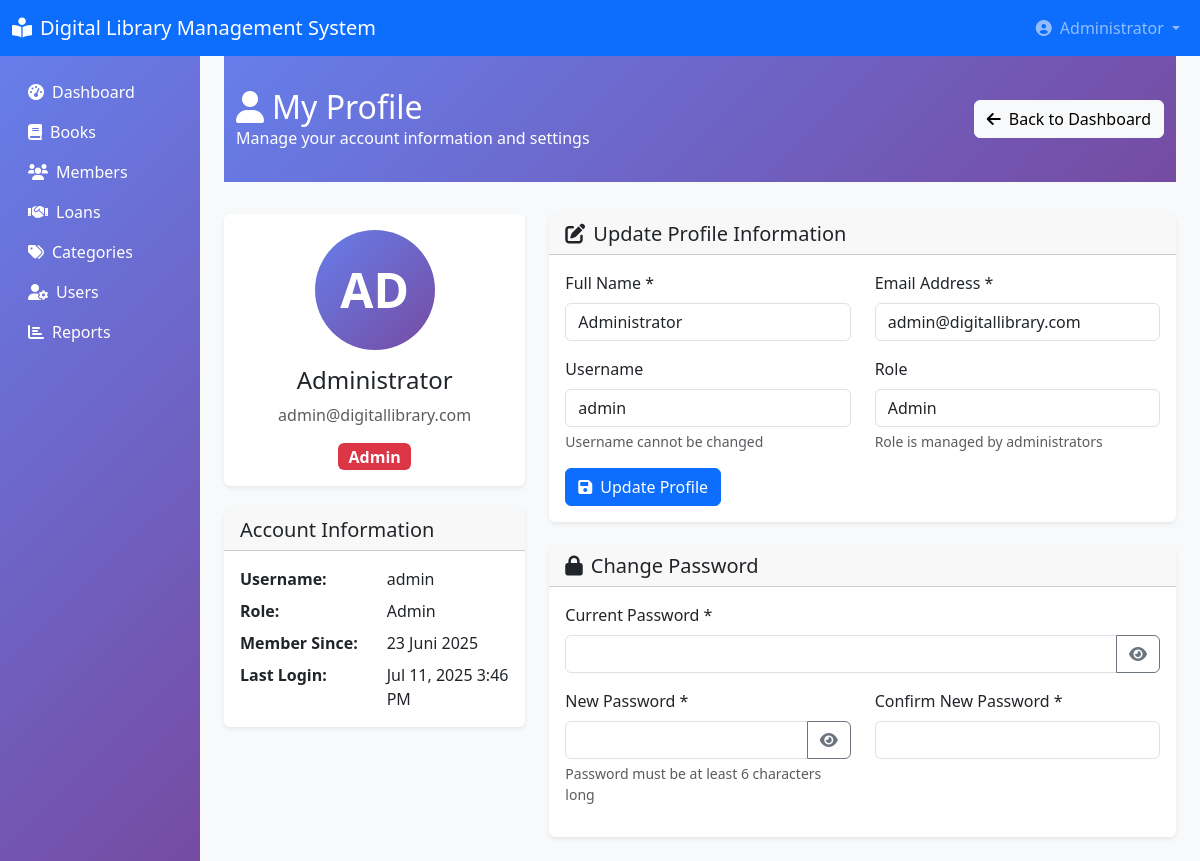
The app's page /profile.php (signed in) with its own data.
### tables this page shows
CREATE TABLE `users` (
  `id` int NOT NULL,
  `username` varchar(50) NOT NULL,
  `password` varchar(255) NOT NULL,
  `email` varchar(100) NOT NULL,
  `full_name` varchar(100) NOT NULL,
  `role` enum('admin', 'staff') DEFAULT 'staff',
  `created_at` timestamp NULL DEFAULT CURRENT_TIMESTAMP,
  `updated_at` timestamp NULL DEFAULT CURRENT_TIMESTAMP ON UPDATE CURRENT_TIMESTAMP
);

### config.php (called while the page is built, shortened)
<?php
class Database
{
    private static $instance = null;
    private $connection;
    private function __construct()
    {
        try {
            $this->connection = new PDO(
                "mysql:host=" . DB_HOST . ";dbname=" . DB_NAME . ";charset=utf8",
                DB_USER,
                DB_PASS,
                [
                    PDO::ATTR_ERRMODE => PDO::ERRMODE_EXCEPTION,
                    PDO::ATTR_DEFAULT_FETCH_MODE => PDO::FETCH_ASSOC,
                    PDO::ATTR_EMULATE_PREPARES => false
                ]
            );
        } catch (PDOException $e) {
            die("Database connection failed: " . $e->getMessage());
        }
    }
    public static function getInstance()
    {
        if (self::$instance === null) {
            self::$instance = new self();
        }
        return self::$instance;
    }
    public function getConnection()
    {
        return $this->connection;
    }
}
function formatDate($date)
{
    $months = [
        '01' => 'Januari',
        '02' => 'Februari',
        '03' => 'Maret',
        '04' => 'April',
        '05' => 'Mei',
        '06' => 'Juni',
        '07' => 'Juli',
        '08' => 'Agustus',
        '09' => 'September',
        '10' => 'Oktober',
        '11' => 'November',
        '12' => 'Desember'
    ];
    $timestamp = strtotime($date);
    $day = date('d', $timestamp);
    $month = $months[date('m', $timestamp)];
    $year = date('Y', $timestamp);
    return $day . ' ' . $month . ' ' . $year;
}
function isAdmin()
{
    return isset($_SESSION['role']) && $_SESSION['role'] === 'admin';
}

### classes/BaseModel.php (called while the page is built, shortened)
<?php
abstract class BaseModel
{
    protected $db;
    protected $table;
    protected $primaryKey = 'id';
    protected $hidden = [];
    public function __construct()
    {
        $this->db = Database::getInstance()->getConnection();
    }
    public function find($id)
    {
        try {
            $sql = "SELECT * FROM {$this->table} WHERE {$this->primaryKey} = :id";
            $stmt = $this->db->prepare($sql);
            $stmt->bindParam(':id', $id, PDO::PARAM_INT);
            $stmt->execute();
            $result = $stmt->fetch();
            if ($result) {
                return $this->hideFields($result);
            }
            return null;
        } catch (PDOException $e) {
            throw new Exception("Error finding record: " . $e->getMessage());
        }
    }
    protected function hideFields($data)
    {
        foreach ($this->hidden as $field) {
            unset($data[$field]);
        }
        return $data;
    }
}

### profile.php (the view, shortened to what this page needs)
<?php
require_once 'config.php';
require_once 'classes/BaseModel.php';
$userModel = new User();
try {
    $currentUser = $userModel->find($_SESSION['user_id']);
} catch (Exception $e) {
    $message = "Error loading user data: " . $e->getMessage();
    $messageType = 'error';
    $currentUser = [
        'username' => $_SESSION['username'] ?? '',
        'full_name' => $_SESSION['full_name'] ?? '',
        'email' => $_SESSION['email'] ?? '',
        'role' => $_SESSION['role'] ?? ''
    ];
}
?>
<!DOCTYPE html>
<html lang="en">
<head>
    <link href="https://cdn.jsdelivr.net/npm/bootstrap@5.3.0/dist/css/bootstrap.min.css" rel="stylesheet">
    <link href="https://cdnjs.cloudflare.com/ajax/libs/font-awesome/6.0.0/css/all.min.css" rel="stylesheet">
</head>
<body>
    <nav class="navbar navbar-expand-lg navbar-dark bg-primary">
        <div class="container-fluid">
            <a class="navbar-brand" href="dashboard.php">
                <i class="fas fa-book-reader me-2"></i><?php echo SITE_NAME; ?>
            </a>
            <div class="navbar-nav ms-auto">
                <div class="nav-item dropdown">
                    <a class="nav-link dropdown-toggle" href="#" data-bs-toggle="dropdown">
                        <i class="fas fa-user-circle me-2"></i><?php echo htmlspecialchars($_SESSION['full_name']); ?>
                    </a>
                </div>
            </div>
        </div>
    </nav>
    <div class="container-fluid">
        <div class="row">
            <nav class="col-md-3 col-lg-2 d-md-block sidebar collapse" style="background: linear-gradient(135deg, #667eea 0%, #764ba2 100%); min-height: calc(100vh - 56px);">
                <div class="position-sticky pt-3">
                    <ul class="nav flex-column">
                        <li class="nav-item">
                            <a class="nav-link text-white" href="dashboard.php">
                                <i class="fas fa-tachometer-alt me-2"></i>Dashboard
                            </a>
                        </li>
                        <li class="nav-item">
                            <a class="nav-link text-white" href="books.php">
                                <i class="fas fa-book me-2"></i>Books
                            </a>
                        </li>
                        <li class="nav-item">
                            <a class="nav-link text-white" href="members.php">
                                <i class="fas fa-users me-2"></i>Members
                            </a>
                        </li>
                        <li class="nav-item">
                            <a class="nav-link text-white" href="loans.php">
                                <i class="fas fa-handshake me-2"></i>Loans
                            </a>
                        </li>
                        <li class="nav-item">
                            <a class="nav-link text-white" href="categories.php">
                                <i class="fas fa-tags me-2"></i>Categories
                            </a>
                        </li>
                        <?php if (isAdmin()): ?>
                            <li class="nav-item">
                                <a class="nav-link text-white" href="users.php">
                                    <i class="fas fa-user-cog me-2"></i>Users
                                </a>
                            </li>
                        <?php endif; ?>
                        <li class="nav-item">
                            <a class="nav-link text-white" href="reports.php">
                                <i class="fas fa-chart-bar me-2"></i>Reports
                            </a>
                        </li>
                    </ul>
                </div>
            </nav>
            <main class="col-md-9 ms-sm-auto col-lg-10 px-md-4">
                <div class="page-header">
                    <div class="container-fluid">
                        <div class="row align-items-center">
                            <div class="col">
                                <h1 class="h2 mb-0">
                                    <i class="fas fa-user me-2"></i>My Profile
                                </h1>
                                <p class="mb-0">Manage your account information and settings</p>
                            </div>
                            <div class="col-auto">
                                <a href="dashboard.php" class="btn btn-light">
                                    <i class="fas fa-arrow-left me-2"></i>Back to Dashboard
                                </a>
                            </div>
                        </div>
                    </div>
                </div>
                <div class="row">
                    <div class="col-lg-4">
                        <div class="card">
                            <div class="card-body text-center">
                                <div class="profile-avatar">
                                    <?php echo strtoupper(substr($currentUser['full_name'], 0, 2)); ?>
                                </div>
                                <h4><?php echo htmlspecialchars($currentUser['full_name']); ?></h4>
                                <p class="text-muted"><?php echo htmlspecialchars($currentUser['email']); ?></p>
                                <span class="badge bg-<?php echo $currentUser['role'] === 'admin' ? 'danger' : 'primary'; ?> fs-6">
                                    <?php echo ucfirst($currentUser['role']); ?>
                                </span>
                            </div>
                        </div>
                        <div class="card">
                            <div class="card-header">
                                <h5 class="mb-0">Account Information</h5>
                            </div>
                            <div class="card-body">
                                <div class="row mb-2">
                                    <div class="col-sm-6"><strong>Username:</strong></div>
                                    <div class="col-sm-6"><?php echo htmlspecialchars($currentUser['username']); ?></div>
                                </div>
                                <div class="row mb-2">
                                    <div class="col-sm-6"><strong>Role:</strong></div>
                                    <div class="col-sm-6"><?php echo ucfirst($currentUser['role']); ?></div>
                                </div>
                                <div class="row mb-2">
                                    <div class="col-sm-6"><strong>Member Since:</strong></div>
                                    <div class="col-sm-6"><?php echo formatDate($currentUser['created_at'] ?? date('Y-m-d')); ?></div>
                                </div>
                                <div class="row">
                                    <div class="col-sm-6"><strong>Last Login:</strong></div>
                                    <div class="col-sm-6"><?php echo date('M j, Y g:i A', $_SESSION['login_time'] ?? time()); ?></div>
                                </div>
                            </div>
                        </div>
                    </div>
                    <div class="col-lg-8">
                        <div class="card">
                            <div class="card-header">
                                <h5 class="mb-0">
                                    <i class="fas fa-edit me-2"></i>Update Profile Information
                                </h5>
                            </div>
                            <div class="card-body">
                                <form method="POST" id="profileForm">
                                    <div class="row">
                                        <div class="col-md-6 mb-3">
                                            <label for="full_name" class="form-label">Full Name *</label>
                                            <input type="text" class="form-control" id="full_name" name="full_name"
                                                value="<?php echo htmlspecialchars($currentUser['full_name']); ?>" required>
                                        </div>
                                        <div class="col-md-6 mb-3">
                                            <label for="email" class="form-label">Email Address *</label>
                                            <input type="email" class="form-control" id="email" name="email"
                                                value="<?php echo htmlspecialchars($currentUser['email']); ?>" required>
                                        </div>
                                    </div>
                                    <div class="row">
                                        <div class="col-md-6 mb-3">
                                            <label for="username_display" class="form-label">Username</label>
                                            <input type="text" class="form-control" id="username_display"
                                                value="<?php echo htmlspecialchars($currentUser['username']); ?>" readonly>
                                            <div class="form-text">Username cannot be changed</div>
                                        </div>
                                        <div class="col-md-6 mb-3">
                                            <label for="role_display" class="form-label">Role</label>
                                            <input type="text" class="form-control" id="role_display"
                                                value="<?php echo ucfirst($currentUser['role']); ?>" readonly>
                                            <div class="form-text">Role is managed by administrators</div>
                                        </div>
                                    </div>
                                    <button type="submit" name="update_profile" class="btn btn-primary">
                                        <i class="fas fa-save me-2"></i>Update Profile
                                    </button>
                                </form>
                            </div>
                        </div>
                        <div class="card">
                            <div class="card-header">
                                <h5 class="mb-0">
                                    <i class="fas fa-lock me-2"></i>Change Password
                                </h5>
                            </div>
                            <div class="card-body">
                                <form method="POST" id="passwordForm">
                                    <div class="mb-3">
                                        <label for="current_password" class="form-label">Current Password *</label>
                                        <div class="input-group">
                                            <input type="password" class="form-control" id="current_password"
                                                name="current_password" required>
                                            <button class="btn btn-outline-secondary" type="button"
                                                onclick="togglePassword('current_password')">
                                                <i class="fas fa-eye"></i>
                                            </button>
                                        </div>
                                    </div>
                                    <div class="row">
                                        <div class="col-md-6 mb-3">
                                            <label for="new_password" class="form-label">New Password *</label>
                                            <div class="input-group">
                                                <input type="password" class="form-control" id="new_password"
                                                    name="new_password" minlength="6" required>
                                                <button class="btn btn-outline-secondary" type="button"
                                                    onclick="togglePassword('new_password')">
                                                    <i class="fas fa-eye"></i>
                                                </button>
                                            </div>
                                            <div class="form-text">Password must be at least 6 characters long</div>
                                        </div>
                                        <div class="col-md-6 mb-3">
                                            <label for="confirm_password" class="form-label">Confirm New Password *</label>
                                            <div class="input-group">
                                                <input type="password" class="form-control" id="confirm_password"
                                                    name="confirm_password" minlength="6" required>

### profile.php (style rules this page uses)
body { background-color: #f8f9fa; }
.page-header { background: linear-gradient(135deg, #667eea 0%, #764ba2 100%); color: white; padding: 2rem 0; margin-bottom: 2rem; }
.card { box-shadow: 0 0.125rem 0.25rem rgba(0, 0, 0, 0.075); border: none; margin-bottom: 1.5rem; }
.profile-avatar { width: 120px; height: 120px; border-radius: 50%; background: linear-gradient(135deg, #667eea 0%, #764ba2 100%); display: flex; align-items: center; justify-content: center; color: white; font-size: 3rem; font-weight: bold; margin: 0 auto 1rem; }

### records on screen
users: full_name "AD", full_name "Administrator", email "admin@digitallibrary.com", role "Admin", username "admin"

### other values on screen
SITE_NAME "Digital Library Management System"
$_SESSION['full_name'] "Administrator"
